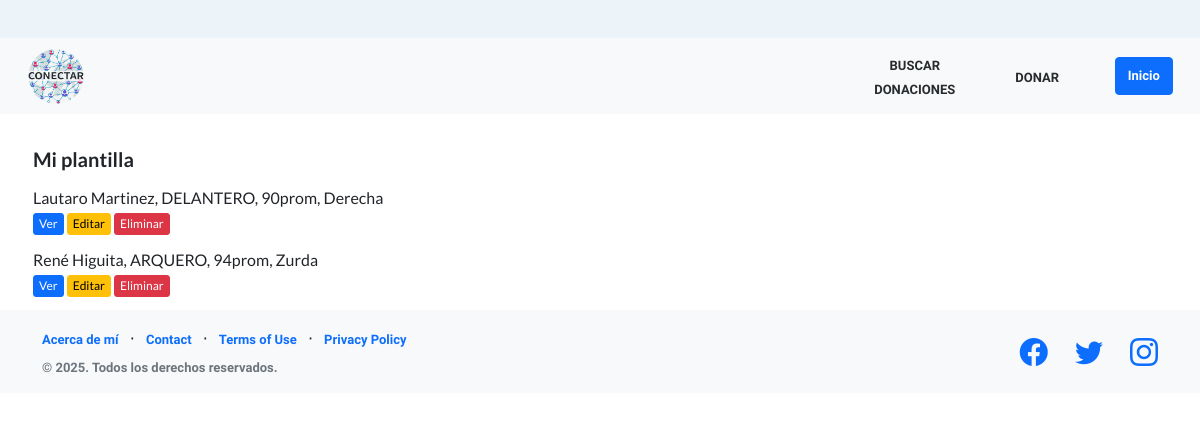
Before: /jugadoresPlantilla/ (signed in) with the older database file.
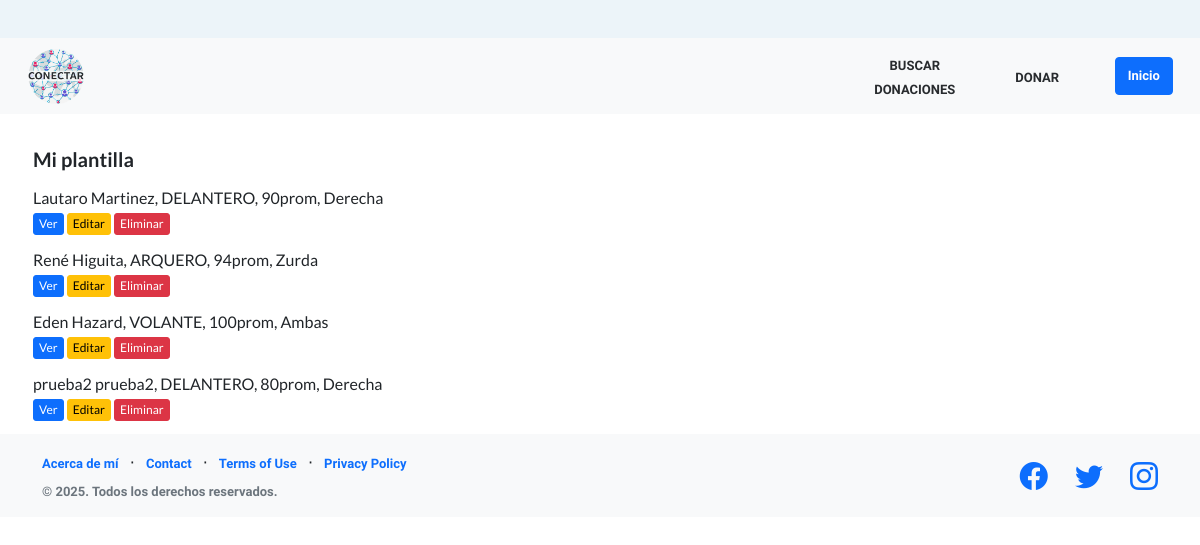
After: the same page with the newer database file.
### AppLigaDeFutbol/models.py (models this page shows)
class Jugador(models.Model):
    usuario = models.ForeignKey(User, on_delete=models.CASCADE, null=True, blank=True)
    nombre = models.CharField(max_length=30)
    apellido = models.CharField(max_length=30)
    descripcion = models.TextField(blank=True, null=True)
    posicion = models.CharField(max_length=40)
    promedio = models.IntegerField(
        default=80,
        validators=[
            MaxValueValidator(
                100, "Asegúrese de ingresar un valor menor o igual a 100"
            ),
            MinValueValidator(0, "Asegúrese de ingresar un valor mayor o igual a 0"),
        ],
    )
    pierna_habil = models.CharField(max_length=40)
    transferible = models.CharField(
        max_length=10,
        choices=transferible_opciones,
        default="no",
        verbose_name="Transferible",
    )
    imagen = models.ImageField(upload_to="assets/img/jugadores", null=True, blank=True)
    def __str__(self):
        return (
            self.nombre
            + " "
            + self.apellido
            + ", "
            + self.posicion
            + ", "
            + str(self.promedio)
            + "prom, "
            + self.pierna_habil
        )

### AppLigaDeFutbol/views.py (the view)
class listar_jugadores_plantilla(LoginRequiredMixin, ListView):
    template_name = "jugadores_plantilla.html"
    context_object_name = "jugadores"
    model = Jugador

### AppLigaDeFutbol/templates/jugadores_plantilla.html
{% extends 'inicio.html' %}
{% block content %}
  <div class="divPrincipal">
    <h5 style="margin-bottom: 15px;">Mi plantilla</h5>
    {% for jugador in jugadores %}
      {% if jugador.usuario == request.user %}
        <div class="div-jugadores">
          <li>{{jugador}}</li>
          <a class="btn btn-primary btn-xs" href={% url 'VerJugador' jugador.pk 1 %}>Ver</a>
          <a class="btn btn-warning btn-xs btn-editar" href={% url 'EditarJugador' jugador.pk %}>Editar</a>
          <a class="btn btn-danger btn-xs" href={% url 'EliminarJugador' jugador.pk %}>Eliminar</a>
        </div>
      {% endif %}
    {% endfor %}
  </div>
{% endblock %}

### AppLigaDeFutbol/templates/inicio.html (shortened to what this page needs)
{% load static %}
<!DOCTYPE html>
<html lang="en">
    <head>
        <link href="https://cdn.jsdelivr.net/npm/bootstrap-icons@1.5.0/font/bootstrap-icons.css" rel="stylesheet" type="text/css" />
        <link href={% static 'css/styles.css' %} rel="stylesheet" />
    </head>
    <body>
        <div class="first-top-bar"></div>
        <div class="top-bar bg-light">
            <div class="column">
                <a href={% url 'Inicio' %}>
                    <img src={% static "assets/img/logo-conectar.png" %} alt="Logo" height="55px;" />
            </div>
            <div class="column column-donations">
                <a class="anchor red-hat-display-regular" href={% url 'ListaDonaciones' %}>BUSCAR DONACIONES</a>
            </div>
            <div class="column column-donar">
                <a class="anchor red-hat-display-regular" href={% url 'CrearEditarDonacion' %}>DONAR</a>
            </div>
            <div class="column">
                <a class="btn btn-primary btn-sm red-hat-display-regular" href={% url 'Inicio' %}>Inicio</a>
            </div>
        </div>
        {% block content %}{% endblock content %}
        <footer class="footer bg-light">
            <div class="container">
                <div class="row">
                    <div class="col-lg-6 h-100 text-center text-lg-start my-auto">
                        <ul class="list-inline mb-2">
                            <li class="list-inline-item"><a class="red-hat-display-regular" href="#!">Acerca de mí</a></li>
                            <li class="list-inline-item">⋅</li>
                            <li class="list-inline-item"><a class="red-hat-display-regular" href="#!">Contact</a></li>
                            <li class="list-inline-item">⋅</li>
                            <li class="list-inline-item"><a class="red-hat-display-regular" href="#!">Terms of Use</a></li>
                            <li class="list-inline-item">⋅</li>
                            <li class="list-inline-item"><a class="red-hat-display-regular" href="#!">Privacy Policy</a></li>
                        </ul>
                        <p class="text-muted small mb-4 mb-lg-0 red-hat-display-regular">&copy; {% now "Y" %}. Todos los derechos reservados.</p>
                    </div>
                    <div class="col-lg-6 h-100 text-center text-lg-end my-auto">
                        <ul class="list-inline mb-0">
                            <li class="list-inline-item me-4">
                                <a href="#!"><i class="bi-facebook fs-3"></i></a>
                            </li>
                            <li class="list-inline-item me-4">
                                <a href="#!"><i class="bi-twitter fs-3"></i></a>
                            </li>
                            <li class="list-inline-item">
                                <a href="#!"><i class="bi-instagram fs-3"></i></a>
                            </li>
                        </ul>
                    </div>
                </div>
            </div>
        </footer>
    </body>
</html>

Changed rows visible on the page:
added Jugador: nombre+apellido+posicion "Eden Hazard, VOLANTE, 100prom, Ambas"
added Jugador: nombre+apellido+posicion "prueba2 prueba2, DELANTERO, 80prom, Derecha"
